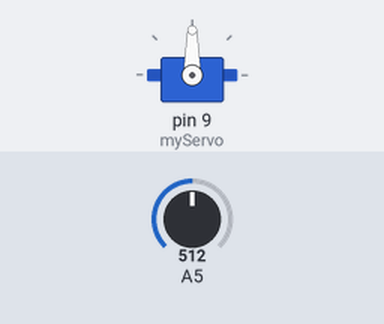
Simulated run of this sketch. Board: Arduino Mega 2560, built with avr-gcc and run on an emulated ATmega2560. Parts: servo. Inputs (shaded band) come from the test bench; at power-on: A5 = 512. What the sketch prints to the serial monitor is not drawn.

Above: at 1.2 s.
1.3 s: A5 set to 900
At 3.6 s:
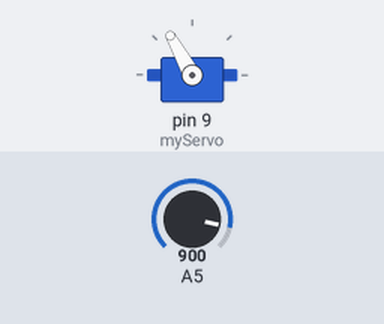
Timing chart, 0 to 6.0 s (numbered marks = the images above; inputs shaded):
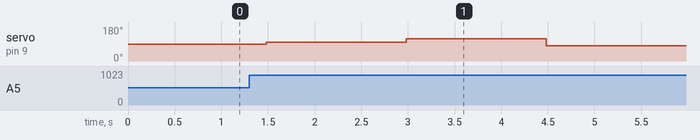

The sketch:

natcar.ino
```cpp
#include <Servo.h>
#define SI 22
#define CK 23
#define AIN 21


Servo myServo;
int weight[128],values[128],left,right,mid,knowLeft=0,knowRight=0,degree=80;
double kp=60,ki=0,kd=40,error=0;


void setup() {
  // put your setup code here, to run once:
  Serial.begin(9600);
  pinMode(AIN,INPUT);
  pinMode(SI,OUTPUT);
  pinMode(CK,OUTPUT);
  myServo.attach(9);
}

void sample(){
  digitalWrite(SI,HIGH);
  delayMicroseconds(20);
  digitalWrite(CK,HIGH);
  delayMicroseconds(20);
  digitalWrite(SI,LOW);
  delayMicroseconds(20);
  digitalWrite(CK,LOW);
  for(int i = 0;i<128;i++){
    digitalWrite(CK,HIGH);
    values[i] = analogRead(AIN);
    digitalWrite(CK,LOW);
  }
    digitalWrite(CK,HIGH);
    digitalWrite(CK,LOW);
}


void printLine(){
  sample();
  delay(20);
  sample();
  knowLeft=0;
  knowRight=0;
  for(int i = 0;i<128;i++){
    weight[i] = values[i]/1023.0*9;
  }
  for(int i = 9;i>0;i--){
    for(int j = 0;j<128;j++){
      if(weight[j]>=i){
        if(i>0){Serial.print(weight[j]);}
        else{Serial.print("0");}
      }
      else{
        Serial.print(" ");
      }
    }
    Serial.println();
  }
  for(int i = 0;i<128;i++){
    if(weight[i]==7 && !knowLeft){left = i;knowLeft=1;}
    Serial.print(weight[i]);
  }
  Serial.println("\n");
  for(int i = 127;i>=0;i--){
    if(weight[i]==7 && !knowRight){right = i;knowRight=1;}
  }
  mid = (right-left)/2+left;
  for(int i = 0;i<128;i++){
    if(i==left || i == right){
      Serial.print("|");
    }
    else if(i==mid){
      Serial.print("*");
    }
    else{
      Serial.print(".");
    }
  }
  Serial.println("\n\n");
}

void pidControl(){
 int realMid = 64;
 int lastErr = error;
 error = (mid - realMid)/64.0;
 int p = kp*error;
 //ki += error*2;
 int d = (lastErr - error)*kd;

 int out = degree-(p+ki+d);
 if(out>120){out=120;}
 if(out<50){out=50;}
 Serial.println(out);
 myServo.write(out);
 delay(15);
}

void loop() {
  printLine();
  pidControl();
}
```
